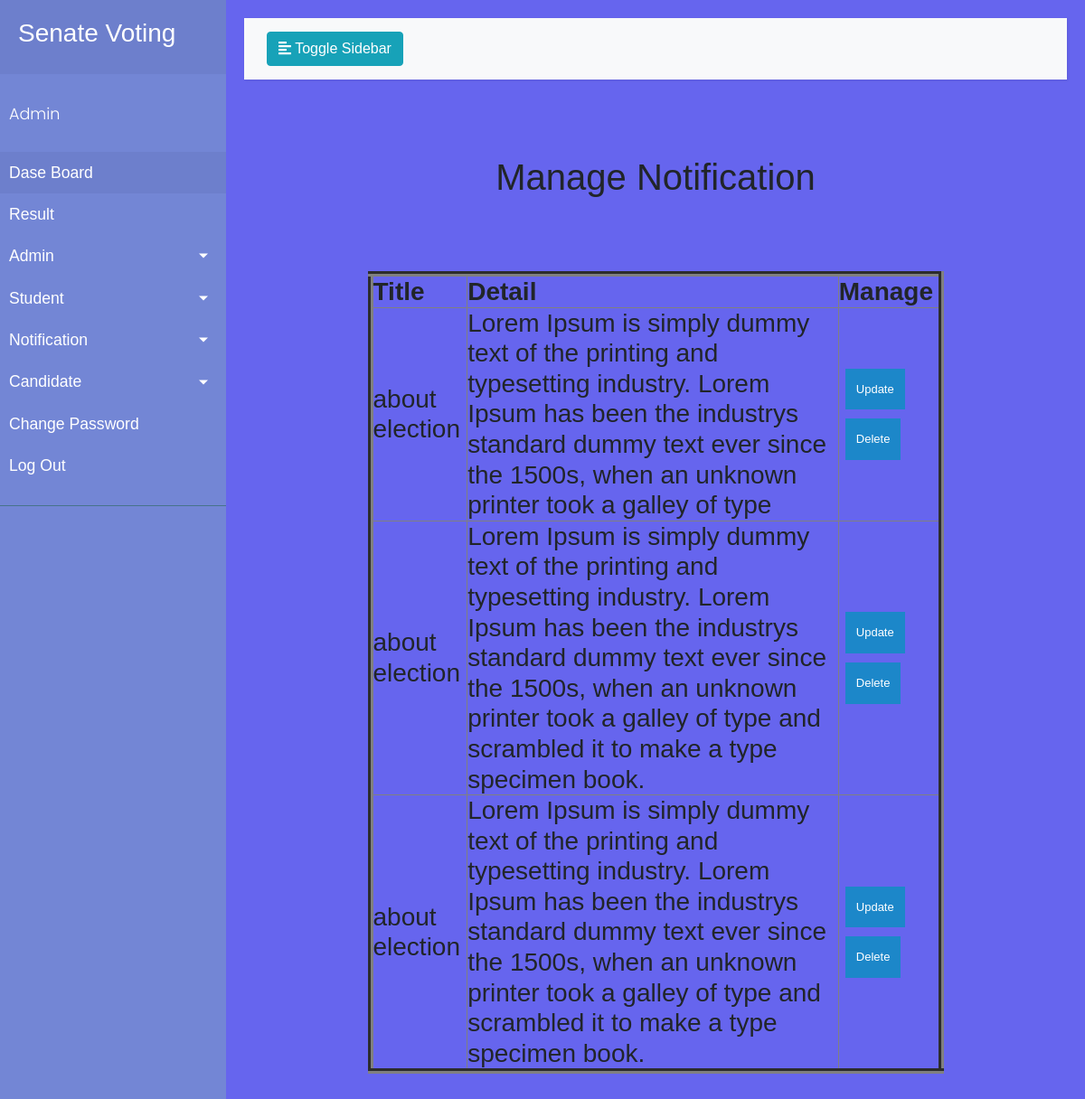
Page /ManageNotification.php (signed in) on the committed database.
### tables this page shows
CREATE TABLE `notification` (
  `serial_number` int(5) NOT NULL,
  `title` char(30) NOT NULL,
  `detail` text NOT NULL
);

### ManageNotification.php (the view, shortened to what this page needs)
<?php
if(isset($_SESSION['IS_AUTHENTICATED']) && $_SESSION['IS_AUTHENTICATED'] == 1)
{
?>
<!DOCTYPE html>
<html>
<head>
    <link rel="stylesheet" href="https://stackpath.bootstrapcdn.com/bootstrap/4.1.0/css/bootstrap.min.css">
    <link rel="stylesheet" href="style2.css">
    <link rel="stylesheet" href="style.css">
    <link rel="stylesheet" href="main.css">
</head>
<body>
    <div class="wrapper">
        <nav id="sidebar">
            <div class="sidebar-header">
                <h3>Senate Voting</h3>
            </div>
            <ul class="list-unstyled components">
                <p>Admin</p>
                <li class="active">
                    <a href="AdminLogin.php">Dase Board</a>
                </li>
                <li>
                    <a href="Result.php">Result</a>
                </li>
                <li>
                    <a href="#pageSubmenu" data-toggle="collapse" aria-expanded="false" class="dropdown-toggle">Admin</a>
                </li>
                <li>
                    <a href="#StudentSubmenu" data-toggle="collapse" aria-expanded="false" class="dropdown-toggle">Student</a>
                </li>
                <li>
                    <a href="#noteSubmenu" data-toggle="collapse" aria-expanded="false" class="dropdown-toggle">Notification</a>
                </li>
                <li>
                    <a href="#candSubmenu" data-toggle="collapse" aria-expanded="false" class="dropdown-toggle">Candidate</a>
                </li>
                <li>
                    <a href="AdminChangePassword.php">Change Password</a>
                </li>
                <li>
                    <a href="AdminLogout.php">Log Out</a>
                </li>
            </ul>
        </nav>
        <div id="content">
            <nav class="navbar navbar-expand-lg navbar-light bg-light">
                <div class="container-fluid">
                    <button type="button" id="sidebarCollapse" class="btn btn-info">
                        <i class="fas fa-align-left"></i>
                        <span>Toggle Sidebar</span>
                    </button>
                </div>
            </nav>
            <div class="mid-containt" style="margin-top: -4px;">
        <h1 style="text-align: center;"><br> Manage Notification</h1><br><br><br>
        <h3>
        <?php
       $link = mysqli_connect('localhost', 'root', '','election');
       $qry='SELECT * FROM notification';
       $result=mysqli_query($link, $qry) ;
       echo '<center>
       <table border="6" style="width: 70%;">
       <tr>
       <th>Title</th>
       <th>Detail</th>
       <th>Manage</th>
       </tr>';
       while ($row = mysqli_fetch_assoc($result))
       {
    ?>
        <td><?php echo $row['title']; ?></td>
        <td><?php echo $row['detail']; ?></td>
        <td> <a href="NotificationUpdate.php?serial_number=<?php echo $row['serial_number'];?>" class="button">Update</a>
        <a href="NotificationDelete.php?serial_number=<?php echo $row['serial_number'];?>" class="button">Delete</a> </td>
    <?php
       }
      echo '</table>
        </center>';
    ?>
    </h3>
    <br><br><br>
    </div>
        </div>
    </div>
</body>
</html>
<?php
exit();
}
else{
    header('location:admin.php');
    exit();
}
?>

### style2.css (style rules this page uses)
body { font-family: 'Poppins', sans-serif; background: #fafafa; }
p { font-family: 'Poppins', sans-serif; font-size: 1.1em; font-weight: 300; line-height: 1.7em; color: #999; }
a, a:hover, a:focus { color: inherit; text-decoration: none; transition: all 0.3s; }
.navbar { padding: 15px 10px; background: #fff; border: none; border-radius: 0; margin-bottom: 40px; box-shadow: 1px 1px 3px rgba(0, 0, 0, 0.1); }
.wrapper { display: flex; width: 100%; align-items: stretch; }
#sidebar { min-width: 250px; max-width: 250px; background: #7386D5; color: #fff; transition: all 0.3s; }
#sidebar .sidebar-header { padding: 20px; background: #6d7fcc; }
#sidebar ul.components { padding: 20px 0; border-bottom: 1px solid #47748b; }
#sidebar ul p { color: #fff; padding: 10px; }
#sidebar ul li a { padding: 10px; font-size: 1.1em; display: block; }
#sidebar ul li.active>a, a[aria-expanded="true"] { color: #fff; background: #6d7fcc; }
a[data-toggle="collapse"] { position: relative; }
.dropdown-toggle::after { display: block; position: absolute; top: 50%; right: 20px; transform: translateY(-50%); }
#content { width: 100%; padding: 20px; min-height: 100vh; transition: all 0.3s; }

### style.css (style rules this page uses)
html,body { background: #6665ee; font-family: 'Poppins', sans-serif; }

### main.css (style rules this page uses)
* { margin: 0px; padding: 0px; font-family: 'Franklin Gothic Medium', 'Arial Narrow', Arial, sans-serif; }
table { width: 70%; font-family: 'Franklin Gothic Medium', 'Arial Narrow', Arial, sans-serif; }

### ManageNotification.php (style rules this page uses)
a.button { background-color: #1c87c9; border: none; color: white; padding: 15px 12px; text-align: center; text-decoration: none; display: inline-block; font-size: 13px; margin: 5px 7px; cursor: pointer; }

### rows in the picture
notification: title "about election", detail "Lorem Ipsum is simply dummy text of the printing and typesetting industry. Lorem Ipsum has been the industrys standard dummy text ever since the 1500s, when an unknown printer took a galley of type"
notification: title "about election", detail "Lorem Ipsum is simply dummy text of the printing and typesetting industry. Lorem Ipsum has been the industrys standard dummy text ever since the 1500s, when an unknown printer took a galley of type and scrambled it to make a type specimen book."
notification: title "about election", detail "Lorem Ipsum is simply dummy text of the printing and typesetting industry. Lorem Ipsum has been the industrys standard dummy text ever since the 1500s, when an unknown printer took a galley of type and scrambled it to make a type specimen book."
